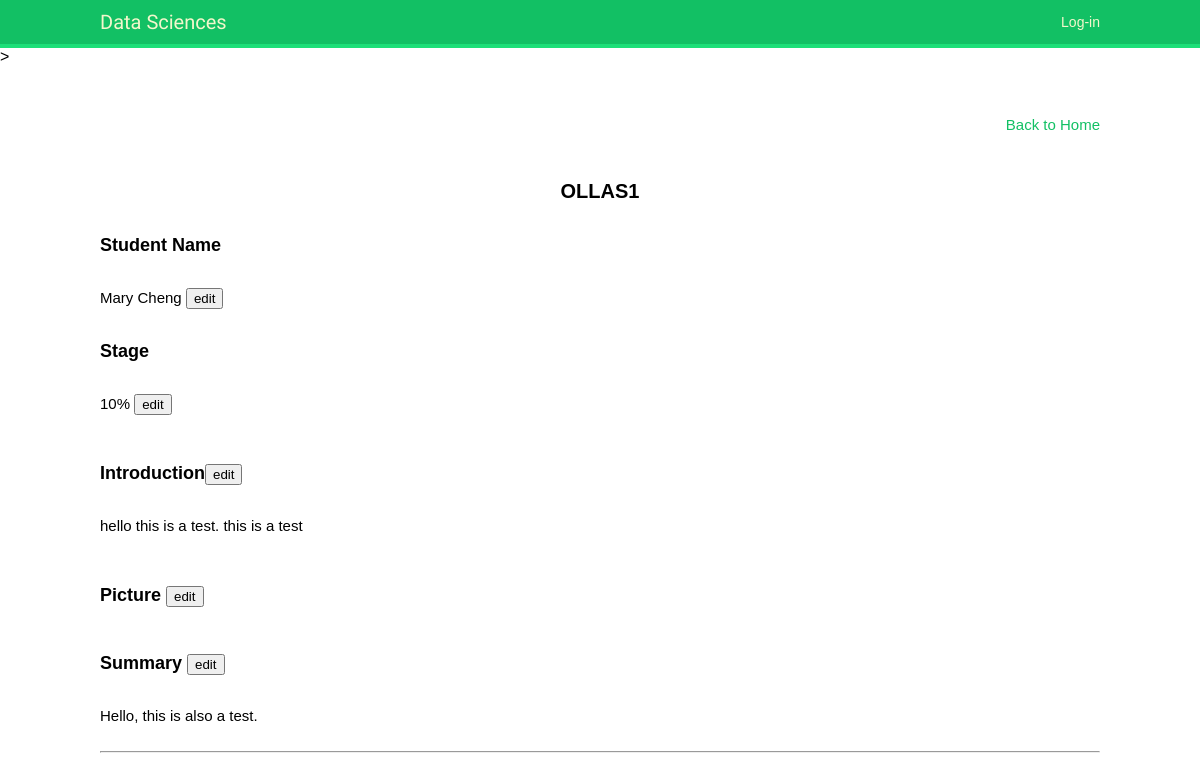
The page /professor_access/detail/5 on the database as committed earlier.
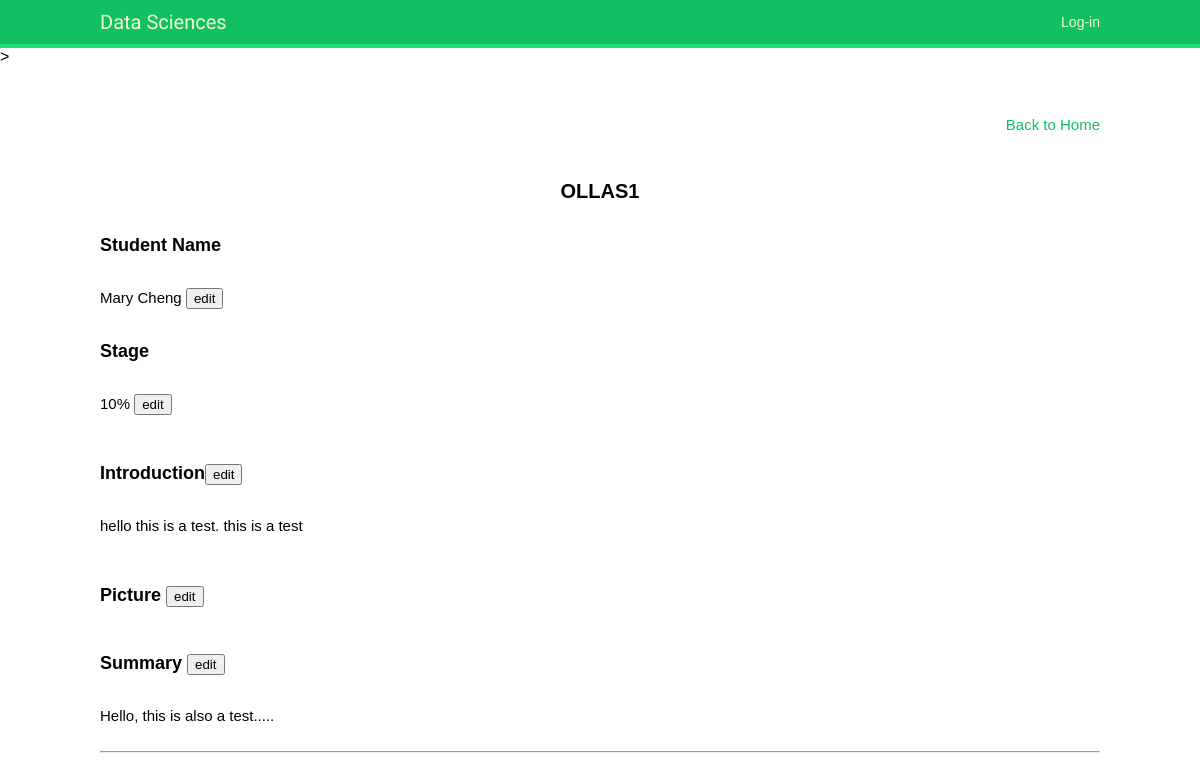
The same page on the database as committed later.
### professor_access/models.py (models this page shows, shortened)
class Project(models.Model):
    name = models.CharField(max_length=50 )
    student_name = models.CharField(max_length=200)
    stage = models.CharField(max_length=50)
    description = models.TextField(blank=True)
    note = models.TextField(blank=True)
    file = models.FileField(upload_to='upload', blank=True, null=True)
    photo = models.ImageField(upload_to='upload', blank=True)

### professor_access/views.py (the view, shortened to what this page needs)
def detail(request, pk, template_name='professor_access/detail.html'):
    project = get_object_or_404(Project, pk=pk)
    return render(request, template_name, locals())

### professor_access/templates/professor_access/detail.html (shortened to what this page needs)
{% extends "base.html" %}
{% block content %}
<p class="return_home"><a href="{% url 'professor_access:pa_list' %}">Back to Home</a></p>
<form method="post">{% csrf_token %}
	<p class="prj_name">
		<span >{{project.name}}</span>
	</p>
	<p class="name">
		Student Name</p>
		<span class="text">{{project.student_name}} <button type="button" class="edit">edit</button></span>
	<p class="name">Stage</p>
		<span class="text">{{project.stage}} <button type="button" class="edit">edit</button></span>
	<p class="name">Introduction<button type="button" class="edit">edit</button></p>
		<span class="text">{{project.description|linebreaksbr}}</span>
	<p>
	<p class="name">Picture <button type="button" class="edit">edit</button></p>
	</p>
	<p class="name">Summary <button type="button" class="edit">edit</button></p>
		<span class="text">{{project.note|linebreaksbr}}</span>
</form>
<hr />
{% endblock %}

Rows that differ between the two databases and show on the page:
changed Project "OLLAS1": note "Hello, this is also a test." → "Hello, this is also a test....."
